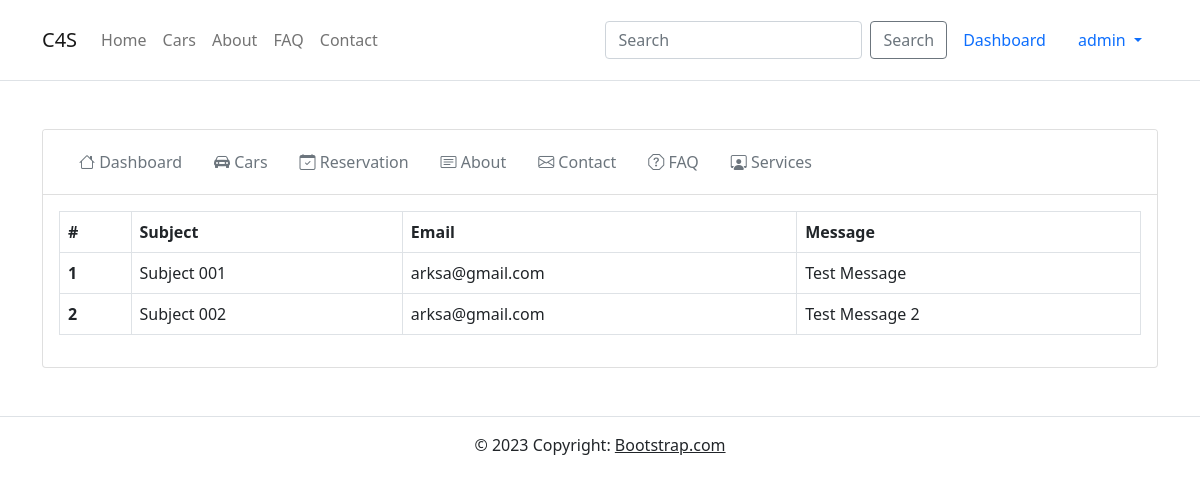
Page /admin/contact.php (signed in) on the committed database.
### tables this page shows
CREATE TABLE IF NOT EXISTS `contact` (
  `id` int(11) NOT NULL AUTO_INCREMENT,
  `subject` varchar(255) NOT NULL,
  `email` varchar(255) NOT NULL,
  `message` longtext NOT NULL,
  PRIMARY KEY (`id`)
);

### admin/contact.php (the view, shortened to what this page needs)
<?php
include "../config/db.php";
include "../inc/head.php";
include "../inc/navbar.php";
?>
<div class="container">
    <section class="mt-5">
        <div class="card">
            <div class="card-header bg-white">
                <?php include "tabs.php"; ?>
            </div>
            <div class="card-body">
            <table class="table table-bordered">
                <thead>
                    <tr>
                        <th scope="col">#</th>
                        <th scope="col">Subject</th>
                        <th scope="col">Email</th>
                        <th scope="col">Message</th>
                    </tr>
                </thead>
                <tbody>
                    <?php
                        $rows = mysqli_query($conn, "select * FROM contact ORDER BY id DESC");
                        foreach ($rows as $key => $row) :
                    ?>
                    <tr>
                        <th scope="row"><?php echo $key+1; ?></th>
                        <td><?php echo $row['subject']; ?></td>
                        <td><?php echo $row['email']; ?></td>
                        <td><?php echo $row['message']; ?></td>
                    </tr>
                    <?php
                        endforeach;
                    ?>
                </tbody>
                </table>
            </div>
        </div>
    </section>
</div>
<?php
include "../inc/footer.php";
?>

### rows in the picture
contact: subject "Subject 001", email "arksa@gmail.com", message "Test Message"
contact: subject "Subject 002", email "arksa@gmail.com", message "Test Message 2"

### other values in the picture
$_SESSION['login_username'] "admin"
